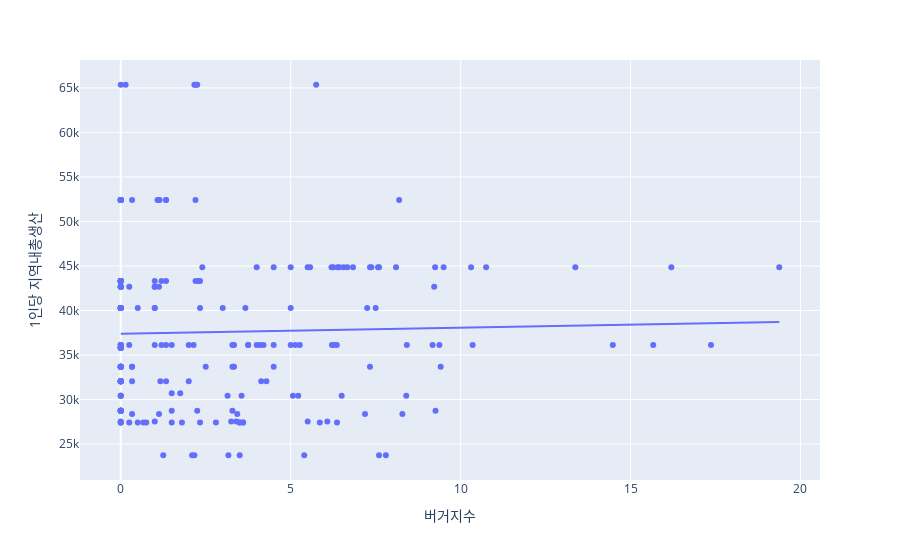

Write notebook code for a chart like this one.
### Code cell
import plotly.express as px

px.scatter(df_1, x='버거지수', y='1인당 지역내총생산', trendline='ols')

### Figure 1 — Plotly figure (JSON) as saved in the notebook; plotly's stock layout.template omitted (floating-point values rounded to 4 significant figures; data arrays with more than 128 entries replaced by an {"elided": "..."} marker saying what was removed)
{"data": [{"hovertemplate": "버거지수=%{x}<br>1인당 지역내총생산=%{y}<extra></extra>", "legendgroup": "", "marker": {"color": "#636efa", "symbol": "circle"}, "mode": "markers", "name": "", "orientation": "v", "showlegend": false, "type": "scatter", "x": {"elided": "240 float values"}, "xaxis": "x", "y": {"elided": "240 int values"}, "yaxis": "y"}, {"hovertemplate": "<b>OLS trendline</b><br>1인당 지역내총생산 = 67.6604 * 버거지수 + 37388.1<br>R<sup>2</sup>=0.000808<br><br>버거지수=%{x}<br>1인당 지역내총생산=%{y} <b>(trend)</b><extra></extra>", "legendgroup": "", "marker": {"color": "#636efa", "symbol": "circle"}, "mode": "lines", "name": "", "showlegend": false, "type": "scatter", "x": {"elided": "238 float values"}, "xaxis": "x", "y": {"elided": "238 float values"}, "yaxis": "y"}], "layout": {"legend": {"tracegroupgap": 0}, "margin": {"t": 60}, "xaxis": {"anchor": "y", "domain": [0, 1], "title": {"text": "버거지수"}}, "yaxis": {"anchor": "x", "domain": [0, 1], "title": {"text": "1인당 지역내총생산"}}}}
